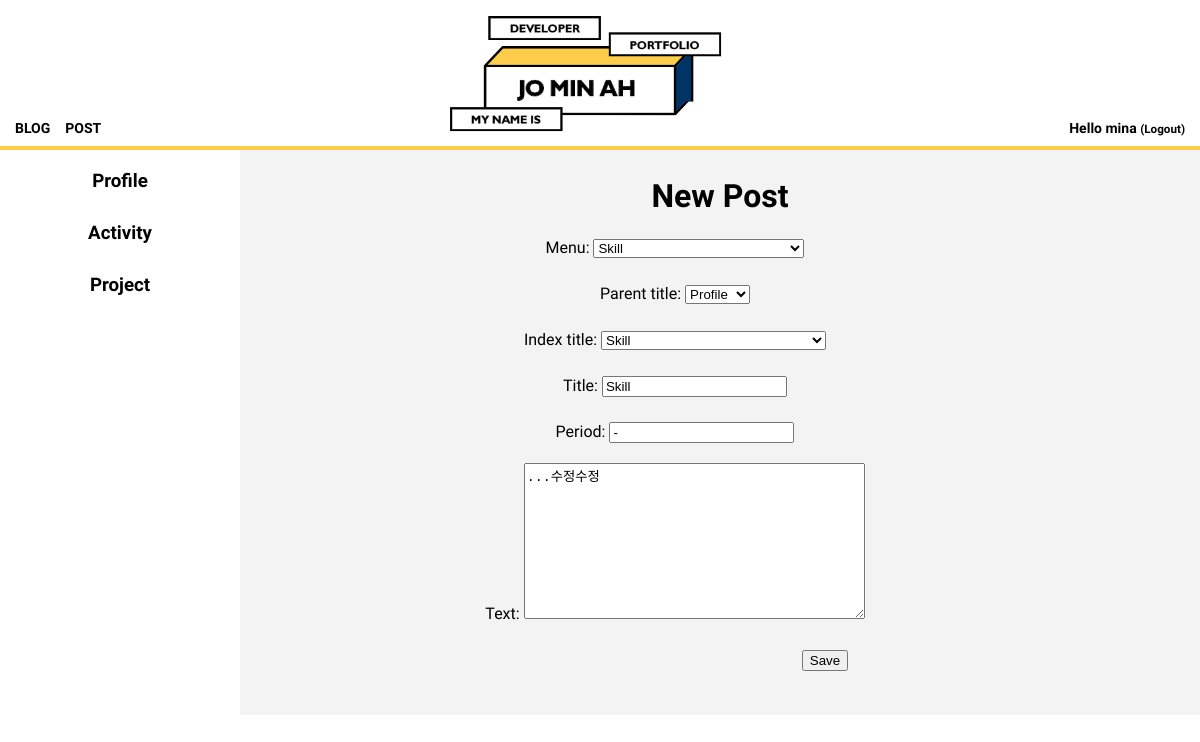
/post/4/edit/ (signed in), run on the app's committed database.
### blog/models.py (models this page shows, shortened)
class Post(models.Model):
    author = models.ForeignKey(settings.AUTH_USER_MODEL, on_delete=models.CASCADE)
    menu=models.ForeignKey('blog.Menu',on_delete=models.CASCADE,related_name='posts')
    parent_title_choices=(('Profile','Profile'),('Activity','Activity'),('Project','Project'))
    parent_title=models.CharField(max_length=30,choices=parent_title_choices,default='Profile')
    index_title_choices=(('Profile',(('Skill','Skill'),)),('Activity',(('UCI Undergraduate Researcher','UCI Undergraduate Researcher'),('Coding HelpDesk','Coding HelpDesk'),('Heronation InternShip','Heronation InternShip'))),('Project',(('Face Recogntion','Face Recognition'),('Mu:Ping App','Mu:Ping App'),('Ang-Bob App','Ang-Bob App'),('Flex-Bison Interpreter','Flex-Bison Interpreter'),('Z-shop App','Z-shop App'),)))
    index_title=models.CharField(max_length=30,choices=index_title_choices,default='Skill')
    title = models.CharField(max_length=200)
    period=models.CharField(max_length=50)
    text = models.TextField()
    created_date = models.DateTimeField(
            default=timezone.now)
    published_date = models.DateTimeField(
            blank=True, null=True)

class Menu(models.Model):
    parent_title_choices=(('Profile','Profile'),('Activity','Activity'),('Project','Project'))
    parent_title=models.CharField(max_length=30,choices=parent_title_choices,default='Profile')
    index_title_choices=(('Profile',(('Skill','Skill'),)),('Activity',(('UCI Undergraduate Researcher','UCI Undergraduate Researcher'),('Coding HelpDesk','Coding HelpDesk'),('Heronation InternShip','Heronation InternShip'))),('Project',(('Face Recogntion','Face Recognition'),('Mu:Ping App','Mu:Ping App'),('Ang-Bob App','Ang-Bob App'),('Flex-Bison Interpreter','Flex-Bison Interpreter'),('Z-shop App','Z-shop App'),)))
    index_title=models.CharField(max_length=30,choices=index_title_choices,default='Skill')
    def __str__(self):
        return self.index_title

### blog/views.py (the view)
# urls.py: path('post/<int:pk>/edit/', views.post_edit, name='post_edit'),
@login_required
def post_edit(request, pk):
    profile=Menu.objects.filter(parent_title__contains="Profile")
    activity=Menu.objects.filter(parent_title__contains="Activity")
    project=Menu.objects.filter(parent_title__contains="Project")
    post = get_object_or_404(Post, pk=pk)
    if request.method == "POST":
        form = PostForm(request.POST, instance=post)
        if form.is_valid():
            post = form.save(commit=False)
            post.author = request.user
            post.published_date = timezone.now()
            post.save()
            return redirect('post_detail', pk=post.pk)
    else:
        form = PostForm(instance=post)
    return render(request, 'blog/post_edit.html', {'form': form,'profile':profile,"activity":activity,"project":project})

### blog/forms.py
class PostForm(forms.ModelForm):
    class Meta:
        model = Post
        fields = ('menu','parent_title','index_title','title','period','text')

### blog/template/blog/post_edit.html
{% extends 'blog/base.html' %}
{% block content %}
<div align=center>
<h1> New Post </h1>
<form style="margin-right:90px" method="POST" class="post-form"> {% csrf_token %}
  {{form.as_p}}
  <button type="submit" class="save btn btn-default" style="margin-left:300px">Save</button>
</form>
  <br>
  </div>
{% endblock %}

### blog/template/blog/base.html (shortened to what this page needs)
{% load static %}
<!doctype html>
<html>
<head>
  <link rel="stylesheet" type="text/css" href="{% static 'css/style.css' %}">
</head>
<body>
  <div class="top" align=center>
    <a href="{% url 'post_list' %}"><img src="{% static 'img/logo.png' %}" style="border-bottom:10px;"></a>
    <a href="{% url 'post_list' %}" class="top-menu">
      <div>BLOG</div></a>
    {% if user.is_authenticated %}
    <a href="{% url 'post_new' %}" class="top-menu">
      <div>POST</div></a>
      {% endif %}
      {% if user.is_authenticated %}
      <div class="right-menu1">Hello {{ user.username }} <small>(<a href="{% url 'logout' %}" class='logout'>Logout</a>)</small></div>
      {% else %}
      <a href="{% url 'login' %}" class="right-menu">
        <div>LOGIN</div>
      </a>
      {% endif %}
  </div>
  <div id="grid">
    <div>
    <ul class="accordion">
      <li class="item">
        <h3 class="accordionTitle"> Profile</h3>
      </li>
      <li class="item">
        <h3 class="accordionTitle"> Activity</h3>
      </li>
      <li class="item">
        <h3 class="accordionTitle"> Project</h3>
      </li>
    </ul>
  </div>
    <div id="article">
      {% block content %}
      {% endblock %}
    </div>
  </div>
</body>
</html>

### blog/static/css/style.css (style rules this page uses)
body { margin: 0 }
a { color: black; text-decoration: none; }
h1 { text-align: center; }
img { width: 300px; height: auto; }
.top { border-bottom: 4px #FFCD4A solid; }
.top-menu { font-family: 'Tomorrow', sans-serif; font-size:14px; margin-top: 120px; margin-left: 15px; float:left; font-weight: bold; }
.right-menu1 { font-family: 'Tomorrow', sans-serif; font-size:14px; margin-top: 120px; margin-right: 15px; font-weight: bold; float:right; }
#grid .accordion { font-family: 'Tomorrow', sans-serif; font-weight: bold; text-align: center; width: 240px; padding-inline-start: 0px; margin: 0; list-style: none; }
#grid ul { font-family: 'Tomorrow', sans-serif; list-style: none; padding-inline-start: 0px; }
.accordionTitle { padding-top: 10px; padding-bottom: 10px; margin-top: 10px; margin-bottom: 10px; }
h3 { margin: 0px; padding-top: 20px; padding-bottom: 10px; }
#grid { display: grid; grid-template-columns: 240px 1fr; background-color: white; }
#article { padding: 10px; font-family: 'Tomorrow', sans-serif; background-color: #f3f3f3; line-height: 30px; }

### data on the page
Post: menu "Skill", parent_title "Profile", title "Skill", period "-", text "...수정수정"
Menu: index_title "Skill"

### other printed values
{{ user.username }} "mina"
